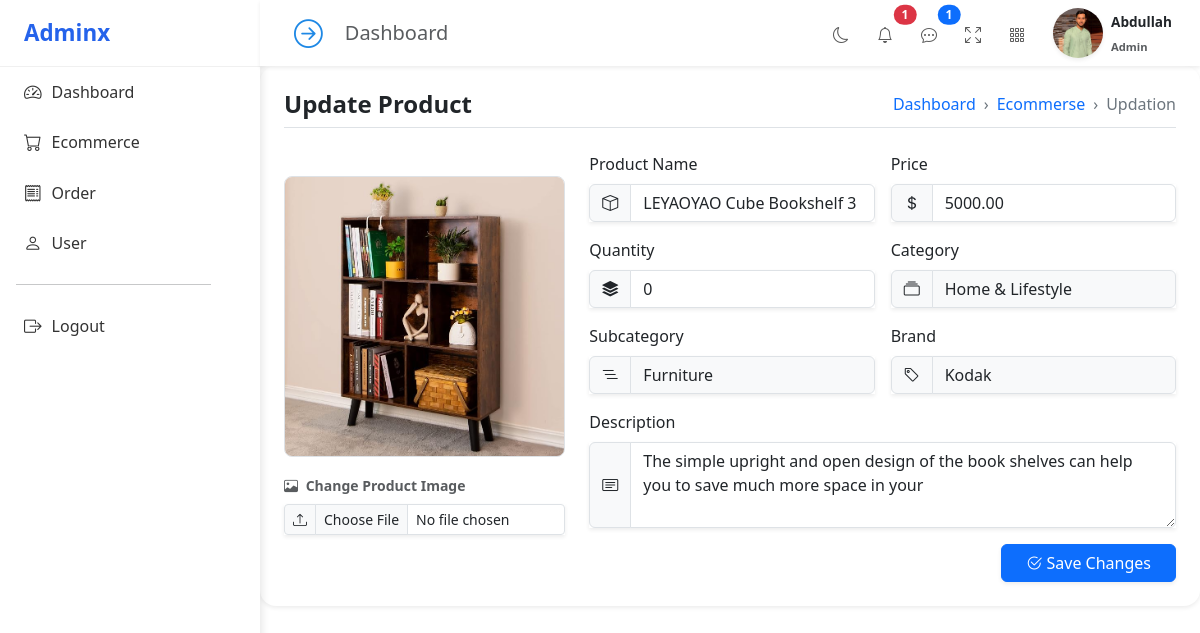
Page /Server/Admin-Panel/Product-Update.php?updationId=93 (signed in) on the earlier database version.
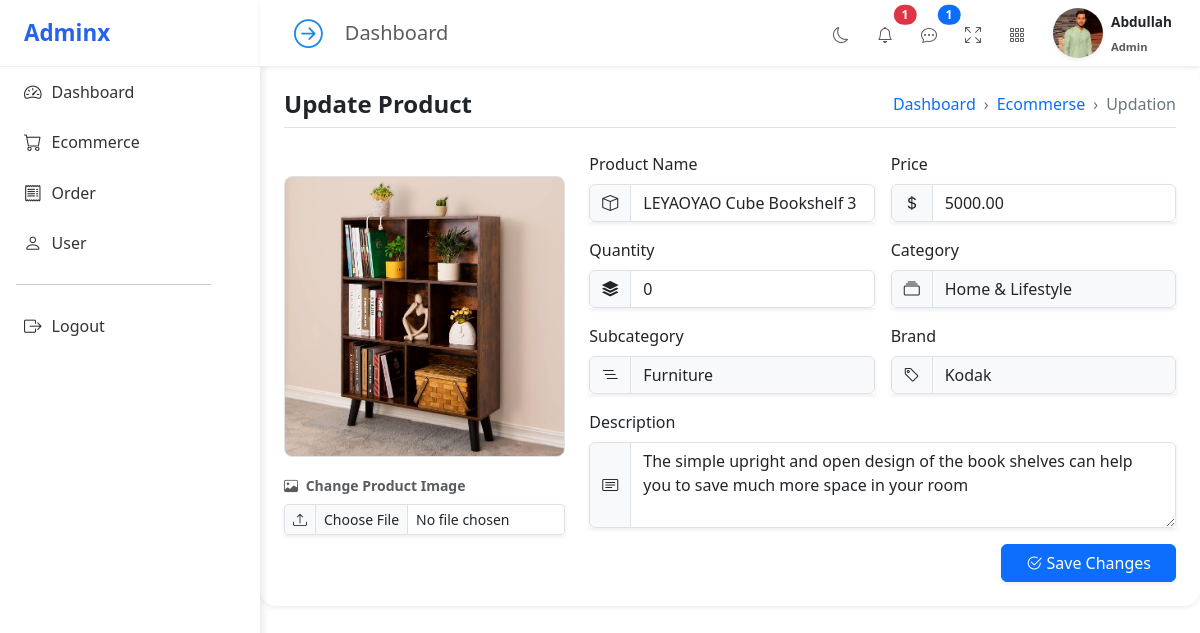
Same page on the later database version.
### tables this page shows
CREATE TABLE `products` (
  `id` int(11) NOT NULL,
  `name` varchar(200) NOT NULL,
  `description` text DEFAULT NULL,
  `price` decimal(10,2) DEFAULT NULL,
  `subcategory_id` int(11) DEFAULT NULL,
  `created_at` datetime DEFAULT current_timestamp(),
  `brand_id` int(11) DEFAULT NULL,
  `category_id` int(11) DEFAULT NULL,
  `quantity` int(11) NOT NULL DEFAULT 0
);

CREATE TABLE `product_images` (
  `id` int(11) NOT NULL,
  `product_id` int(11) DEFAULT NULL,
  `image_url` varchar(255) DEFAULT NULL
);

CREATE TABLE `categories` (
  `id` int(11) NOT NULL,
  `name` varchar(100) NOT NULL
);

CREATE TABLE `subcategories` (
  `id` int(11) NOT NULL,
  `name` varchar(100) NOT NULL,
  `category_id` int(11) DEFAULT NULL
);

CREATE TABLE `brand` (
  `id` int(11) NOT NULL,
  `name` varchar(100) NOT NULL
);

### Server/Admin-Panel/Product-Update.php (the view, shortened to what the changed rows need)
<?php
include("./Sidebar.php");
$product_id = $_GET['updationId'] ?? "";
$sql = "SELECT
    products.id,
    products.name,
    products.quantity,
    products.description,
    products.price,
    brand.name AS brand,
    product_images.image_url,
    categories.name as catename,
    subcategories.name as subcatename
FROM products
INNER JOIN product_images ON product_images.product_id = products.id
INNER JOIN brand ON brand.id = products.brand_id
INNER JOIN categories ON products.category_id = categories.id
INNER JOIN subcategories ON products.subcategory_id =subcategories.id
where products.id = $product_id  ";
$result = $conn->query($sql);
if ($row = $result->fetch_assoc()) {
?>
  <form method="post" id="updateProductForm" enctype="multipart/form-data">
    <div class="card shadow-sm border-0 rounded-4">
      <div class="card-body p-4">
        <div class="d-flex justify-content-between align-items-center border-bottom pb-2 mb-4">
          <h4 class="fw-semibold mb-0">Update Product</h4>
          <nav aria-label="breadcrumb">
            <ol class="breadcrumb mb-0 breadcrumb-custom">
              <li class="breadcrumb-item"><a href="./Dashbboard.php">Dashboard</a></li>
              <li class="breadcrumb-item"><a href="./View-Products.php">Ecommerse</a></li>
              <li class="breadcrumb-item active" aria-current="page">Updation</li>
            </ol>
          </nav>
        </div>
        <div class="row g-4 align-items-start">
          <div class="col-md-4">
            <div class="text-center">
              <img src="../uploads/<?= $row['image_url'] ?>" class="img-fluid rounded-3 border mb-3" alt="Product Image">
              <div class="mb-2 text-start  ">
                <label for="productImage" class="form-label  fw-semibold small text-muted">
                  <i class="bi bi-image me-1"></i> Change Product Image
                </label>
                <div class="input-group input-group-sm shadow-sm">
                  <span class="input-group-text bg-light"><i class="bi bi-upload"></i></span>
                  <input type="file" name="productImage" id="productImage" class="form-control form-control-sm">
                </div>
              </div>
            </div>
          </div>
          <div class="col-md-8">
            <div class="row g-3">
              <div class="col-md-6">
                <label for="productName" class="form-label fw-medium">Product Name</label>
                <div class="input-group shadow-sm">
                  <span class="input-group-text"><i class="bi bi-box"></i></span>
                  <input type="text" value="<?= $row['name'] ?>" name="update_product_name" id="productName" class="form-control" placeholder="Enter product name">
                </div>
              </div>
              <div class="col-md-6">
                <label for="productPrice" class="form-label fw-medium">Price</label>
                <div class="input-group shadow-sm">
                  <span class="input-group-text"><i class="bi bi-currency-dollar"></i></span>
                  <input type="number" value="<?= $row['price'] ?>" name="update_product_price" id="productPrice" class="form-control" placeholder="0.00">
                </div>
              </div>
              <div class="col-md-6 ">
                <label for="productQty" class="form-label fw-medium">Quantity</label>
                <div class="input-group shadow-sm">
                  <span class="input-group-text"><i class="bi bi-stack"></i></span>
                  <input type="number" value="<?= $row['quantity'] ?>" name="update_product_quantity" id="productQty" class="form-control" placeholder="0">
                </div>
              </div>
              <div class="col-md-6">
                <label class="form-label fw-medium">Category</label>
                <div class="input-group shadow-sm">
                  <span class="input-group-text"><i class="bi bi-collection"></i></span>
                  <div class="form-control bg-light"><?= $row['catename'] ?></div>
                </div>
              </div>
              <div class="col-md-6">
                <label class="form-label fw-medium">Subcategory</label>
                <div class="input-group shadow-sm">
                  <span class="input-group-text"><i class="bi bi-list-nested"></i></span>
                  <div class="form-control bg-light"><?= $row['subcatename'] ?></div>
                </div>
              </div>
              <div class="col-md-6">
                <label class="form-label fw-medium">Brand</label>
                <div class="input-group shadow-sm">
                  <span class="input-group-text"><i class="bi bi-tag"></i></span>
                  <div class="form-control bg-light"><?= $row['brand'] ?></div>
                </div>
              </div>
              <div class="col-md-12">
                <label for="productDesc" class="form-label fw-medium">Description</label>
                <div class="input-group shadow-sm">
                  <span class="input-group-text"><i class="bi bi-card-text"></i></span>
                  <textarea name="update_product_desc" id="productDesc" class="form-control" rows="3" placeholder="Enter product description"><?= $row['description'] ?></textarea>
                </div>
              </div>
              <div class="col-12 text-end mt-3">
                <button type="submit" class="btn btn-primary px-4 shadow-sm">
                  <i class="bi bi-check2-circle"></i> Save Changes
                </button>
              </div>
            </div>
          </div>
        </div>
      </div>
    </div>
  </form>
<?php } ?>
<link href="https://cdn.jsdelivr.net/npm/bootstrap@5.3.3/dist/css/bootstrap.min.css" rel="stylesheet">
<link href="https://cdn.jsdelivr.net/npm/bootstrap-icons@1.11.3/font/bootstrap-icons.css" rel="stylesheet">

Differences in the rows shown:
changed products "LEYAOYAO Cube Bookshelf 3": update_product_desc "The simple upright and open design of the book shelves can help you to save much more space in your" → "The simple upright and open design of the book shelves can help you to save much more space in your room"
